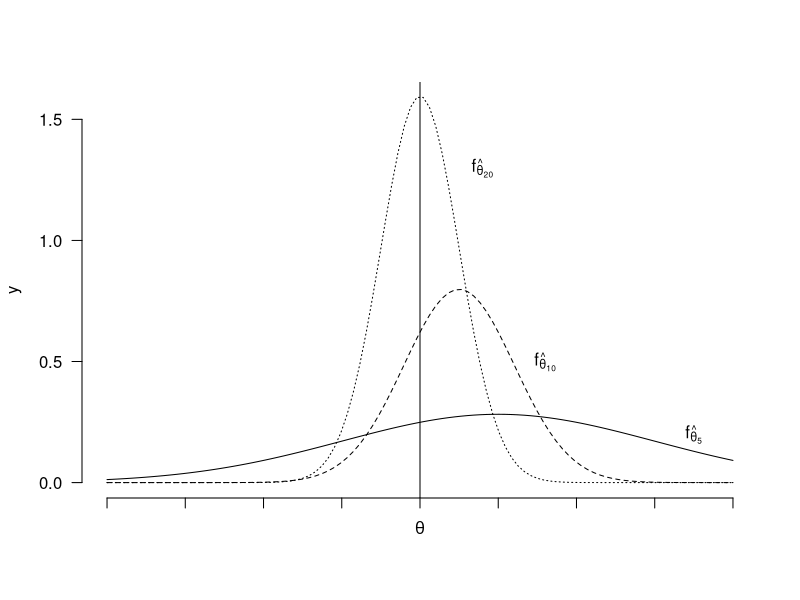

Source code (R):
# TODO: Add comment
# 
# Author: ortellic
###############################################################################


#pdf(file="densityEstimatorBiasedUnBiased.pdf"#
#		,width=12,height=10)
f <- function(x) {
	exp(-1/8*(x-1)^2)/sqrt(4*pi)
}

g <- function(x) {
	exp(-(x-0.5)^2)*sqrt(2/pi)
}

h <- function(x) {
	exp(-2*x^2)*4/sqrt(2*pi)
}

x <- seq(-4,4,length.out = 100)
y1 <- g(x)
y2 <- f(x)
y3 <- h(x)

plot(x,y3,type="l",lty=3,axes=FALSE,
		xlab="",ylab="y")
lines(x,y2)
lines(x,y1,lty=2)
Axis(at=-4:4,side=1, labels=c(rep("",4),expression(theta),rep("",4)))
Axis(side=2,las=1)
abline(v=0)
text(0.8,1.3,expression(f[hat(theta)[20]]))
text(1.6,0.5,expression(f[hat(theta)[10]]))
text(3.5,0.2,expression(f[hat(theta)[5]]))

#dev.off()
